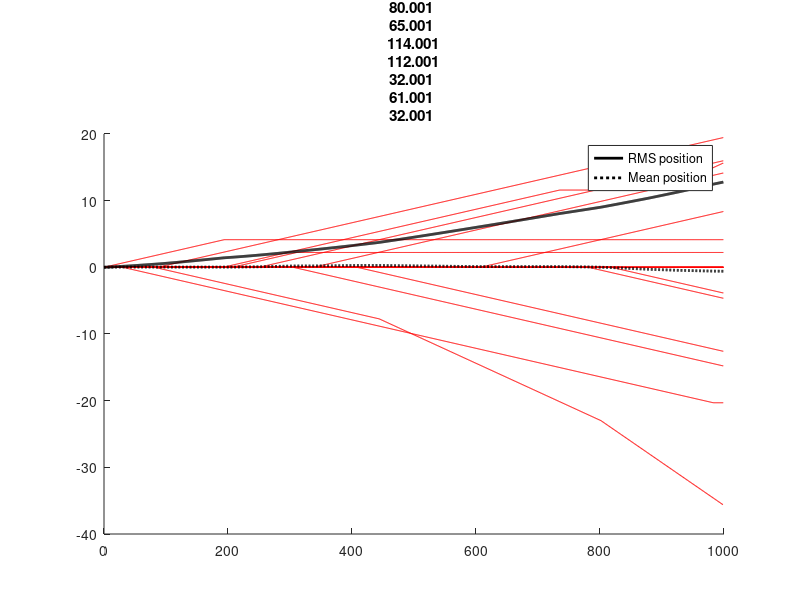

MATLAB code for this plot: (Note: this script raises an error after producing the figure.)
% SIMULATING ARP2/3 ABM TRAJECTORIES
% Curtis Sera, Welch Lab
% v1.1, 2020-01-15

% Motivation: Bp utilizes the Ena/VASP machinery for ABM and thus produces 
% straight tails.  However, Bt utilizes the branching Arp2/3 machinery, and
% this has been empirically found to yield curved tails.  Why is this?
%   This seemed intuitive to me: branch --> curve. Matt didn't find this so
%   intuitive though, and upon closer inspection, it certainly could seem
%   surprising that the Arp2/3 tails are neatly curved rather than, say,
%   zig-zagged.
%
% Program overview:
% This script will simulate ABM construction as a Poisson process in which
% null events are addtions of actin monomers to the tail (ie tail
% lengthens) and point events are binding of Arp2/3 (ie the tail redirects
% its growth to be 70 degrees deviated).  There will be chance 0.5 that
% deviation is to the "left" and chance 0.5 that it is to the "right".
% This first-pass will only look at nSims runs of an isolated filament in a
% 2D plane

clear all
close all

% Assumed model params
PArp = [0.001; 0.01; 0.1; 0.3;0.8;0.95];
    %P that Arp2/3 is added in rather than a new actin monomer
pRuns = size(PArp,1);
PRt = 0.5;      %P that Arp2/3 addition makes turn "right"
LAct = 1;       %length added by addition of actin monomer
ArpAng = 70 * pi/180;       %Angle deviation in rad caused by Arp2/3

% Sim settings
tEnd = 1000;    %# time steps
nSims = 20;      %# of runs to simulate

% Sim vars
a = zeros(tEnd,nSims,pRuns);      %Angle of trajectory
x = zeros(tEnd,nSims,pRuns);      %x coordinate
y = zeros(tEnd,nSims,pRuns);      %y coordinate
arp = rand(tEnd,nSims,pRuns);     %Arp2/3 added if arp(t} <= PArp

rmsX = zeros(tEnd,pRuns);
rmsY = zeros(tEnd,pRuns);
mX = zeros(tEnd,pRuns);
mY = zeros(tEnd,pRuns);

%For pRun, iterate at each time point through all the sims to get new
%positions
for p=1:pRuns
    for t=2:tEnd 
        for n=1:nSims
            %First adjust elongation angle as appropriate
            if arp(t,n,p)<= PArp(p)
                RL = rand;
                if RL<0.5
                    a(t,n,p) = a(t-1,n,p)+ArpAng;
                else
                    a(t,n,p) = a(t-1,n,p)-ArpAng;
                end
            else
                a(t,n,p) = a(t-1,n,p);
            end

            x(t,n,p) = x(t-1,n,p) + LAct*cos(a(t,n,p) * pi/180);
            y(t,n,p) = y(t-1,n,p) + LAct*sin(a(t,n,p) * pi/180);

        end
        
        %Get RMS of this time point
        rmsX(t,p) = sqrt(mean(x(t,:,p).^2));
        rmsY(t,p) = sqrt(mean(y(t,:,p).^2));
        
        %Get mean of this time point
        mX(t,p) = mean(x(t,:,p));
        mY(t,p) = mean(y(t,:,p));
        
    end
end

%Plot results
colors = {'r','m','y','g','c','b'};

for p=1:pRuns
    figure(p)
    hold on
    simsPlot = plot(x(:,:,p),y(:,:,p),'Color',colors{p});
    rmsSimsPlot = plot(rmsX(:,p),rmsY(:,p),'k','LineWidth',2,...
        'DisplayName','RMS position');
    mSimsPlot = plot(mX(:,p),mY(:,p),':k','LineWidth',2,...
        'DisplayName','Mean position');
    title("PArp = "+PArp(p))
    lgd = legend([rmsSimsPlot,mSimsPlot]);
    lgd.Location = 'southwest';
end

